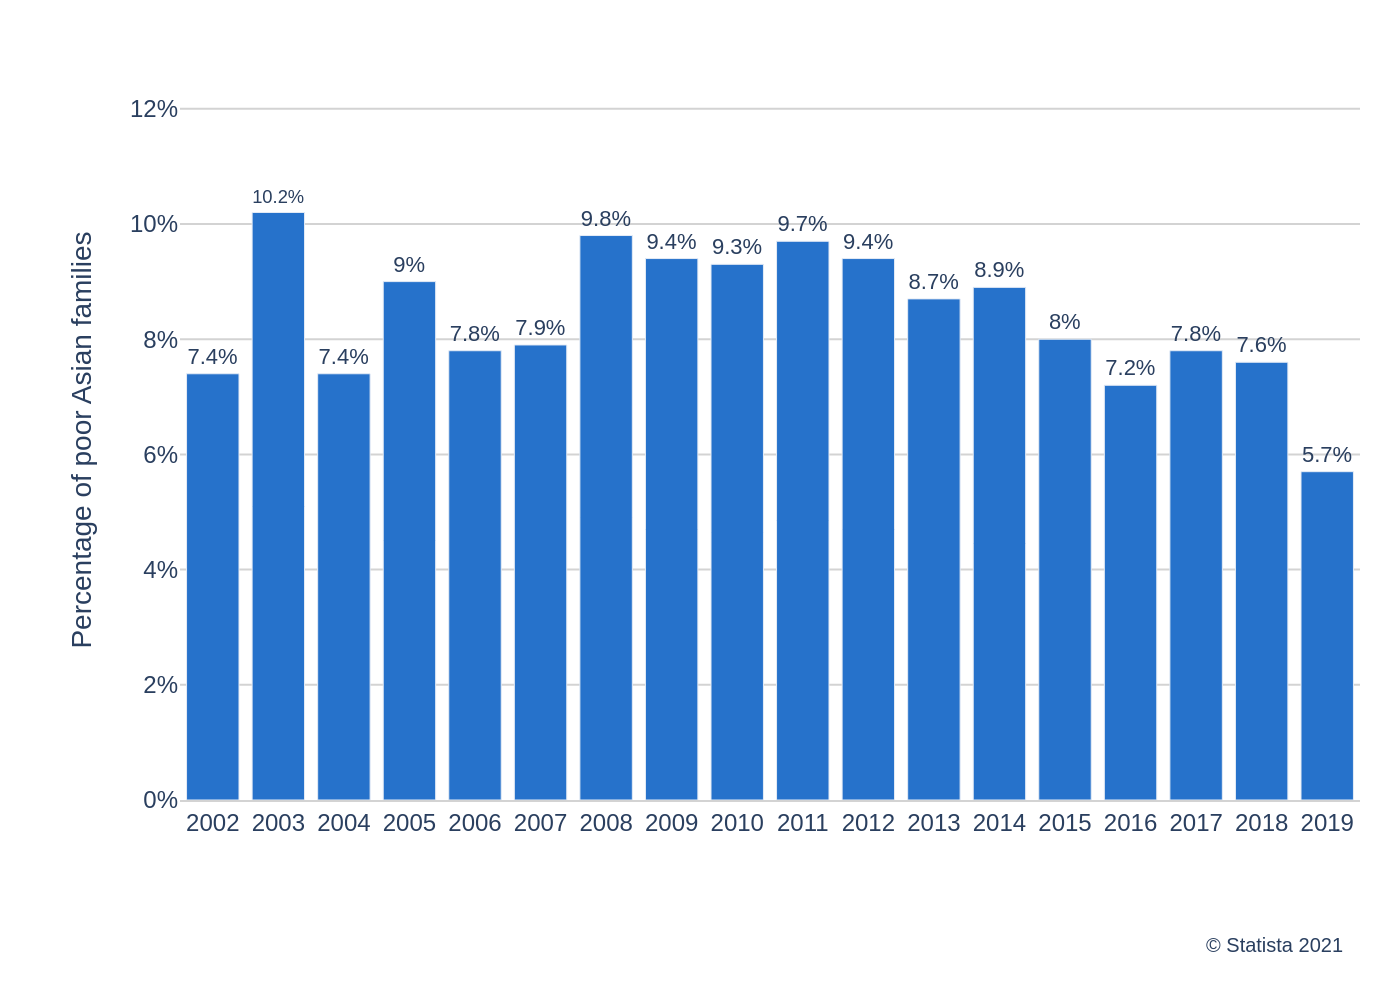

Source code (Python):
import sys
import json
import plotly.graph_objects as go
from pathlib import Path

# Load data from the JSON file provided as a command-line argument
json_path = Path(sys.argv[1])
with open(json_path, 'r', encoding='utf-8') as f:
    data = json.load(f)

# Extract data and text elements
chart_data = data['chart_data']
texts = data['texts']
colors = data['colors']

x_values = [d['x'] for d in chart_data]
y_values = [d['y'] for d in chart_data]

# Create the figure
fig = go.Figure()

# Add the bar trace
fig.add_trace(go.Bar(
    x=x_values,
    y=y_values,
    text=[f'{y:.1f}%'.replace('.0%', '%') for y in y_values],
    textposition='outside',
    marker_color=colors[0],
    hoverinfo='none',
    cliponaxis=False
))

# Configure the layout
fig.update_layout(
    font=dict(family="Arial", size=12),
    plot_bgcolor='white',
    paper_bgcolor='white',
    showlegend=False,
    xaxis=dict(
        title_text=texts.get('x_axis_title'),
        tickvals=x_values,
        ticktext=[str(x) for x in x_values],
        showgrid=False,
        zeroline=False,
        linecolor='lightgrey'
    ),
    yaxis=dict(
        title_text=texts.get('y_axis_title'),
        range=[0, 12.5],
        tickvals=[0, 2, 4, 6, 8, 10, 12],
        ticktext=[f"{i}%" for i in [0, 2, 4, 6, 8, 10, 12]],
        showgrid=True,
        gridcolor='lightgrey',
        zeroline=False
    ),
    margin=dict(l=90, r=20, t=40, b=100),
    annotations=[
        dict(
            text=texts.get('source'),
            align='right',
            showarrow=False,
            xref='paper',
            yref='paper',
            x=0.99,
            y=-0.18,
            xanchor='right',
            yanchor='top',
            font=dict(size=10)
        )
    ]
)

# Update trace font for bar labels
fig.update_traces(textfont_size=11)

# Generate and save the output image
output_filename_base = json_path.stem
fig.write_image(f"{output_filename_base}.png", scale=2)

print(f"Chart saved to {output_filename_base}.png")
